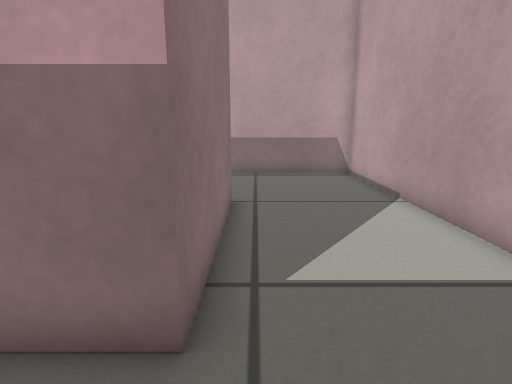
[1] (above)

13 first-person views from a walk through a world built for the Gazebo simulator. The camera is 0.44 m above the floor, tilts 12° down and sees 80° across. The floor is counted in squares, 0.2 m on a side. Each view is taken from the middle of a square. On the plan, view 1 faces up. The plan holds only what a view shows up to about 18 squares ahead; the rest is blank.

[2]
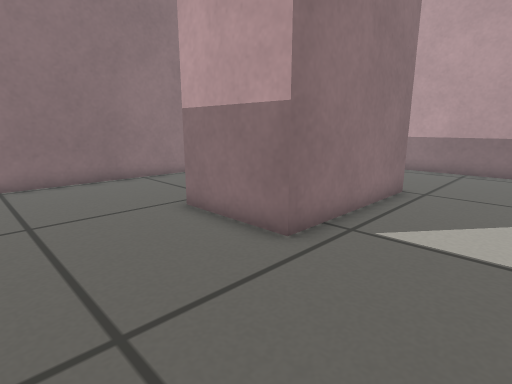

[3]
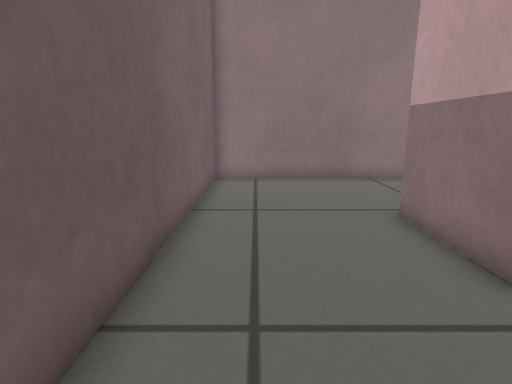

[4]
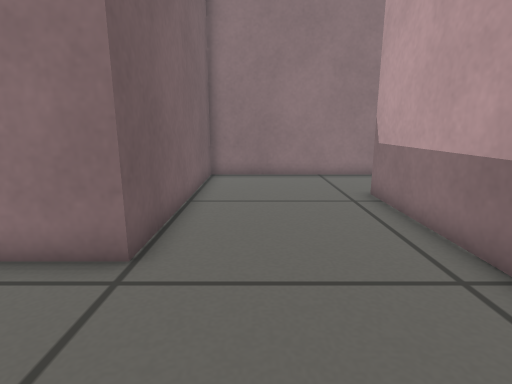

[5]
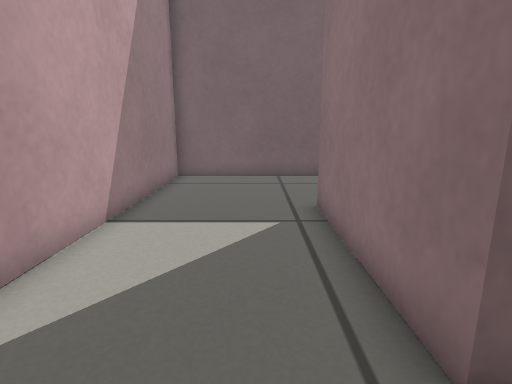

[6]
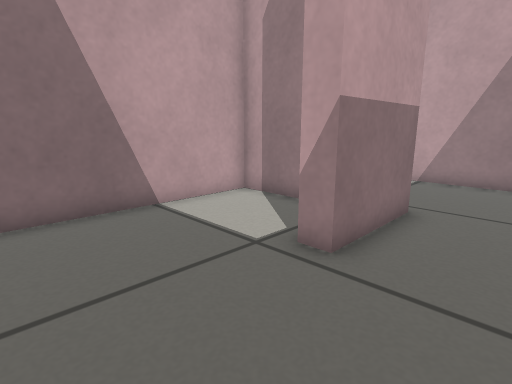

[7]
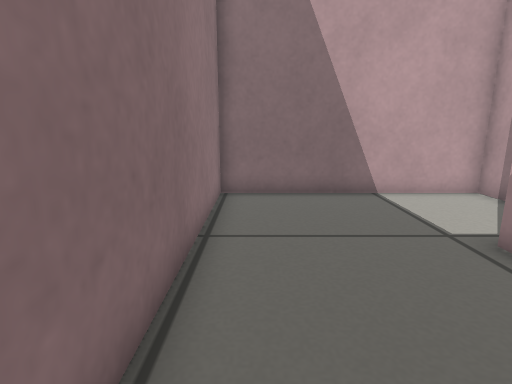

[8]
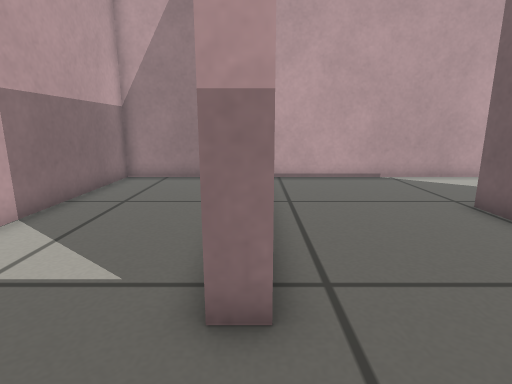

[9]
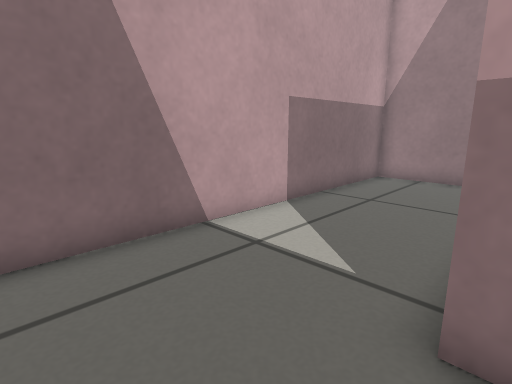

[10]
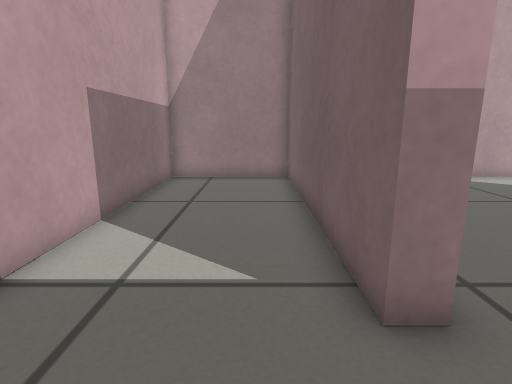

[11]
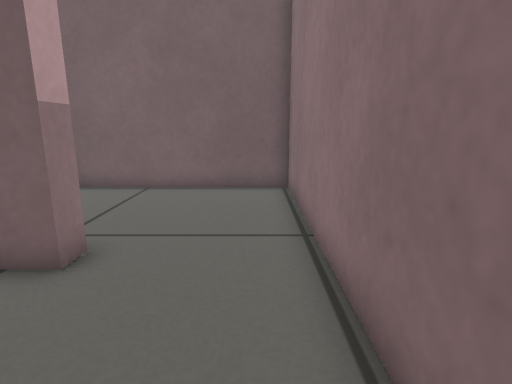

[12]
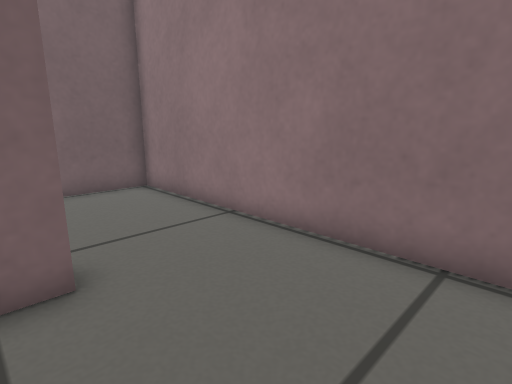

[13]
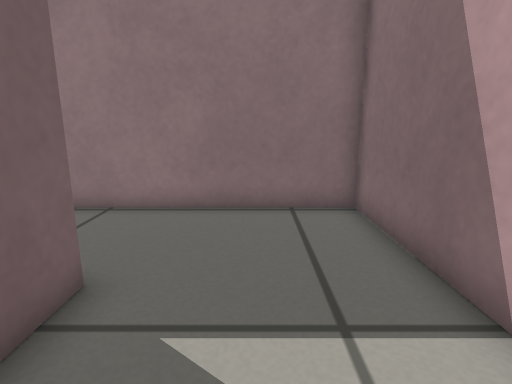

### Floor plan
Points are (right, up) in squares from view 1. A wall is a line through its corners. A room is listed if a view was taken in it or the views show most of it. See-through windows are left out.
Room 1 (views 1, 2, 3, 4, 5, 6, 7)
walls: (-10.2, 3.4) (-10.2, -2.7) (4.6, -2.7) (4.6, 14.8) (-5.9, 14.8); (-10.2, 14.6) (-10.2, 8.9) (-0.7, 8.9) (-0.7, 2.6) (-4.5, 2.6) (-4.5, 3.5)
ways out: opening at (-7.5, 15) to room 2; opening at (-7, 3) to room 3
Room 2 (views 8, 9, 10, 11, 12, 13)
walls: (-5.9, 14.8) (-5.9, 15.6) (4.6, 15.6) (4.6, 20.7) (-10.2, 20.7) (-10.2, 14.6)
ways out: opening at (-7.5, 15) to room 1
Room 3 (no view inside)
walls: (-1.5, 5.6) (-1.5, 8.1) (-10.2, 8.1) (-10.2, 3.4)
ways out: opening at (-7, 3) to room 1

Positions as (right, up) in squares from view 1, and headings:
1: (0, 0), facing up
2: (3, -2), facing up-left
3: (3, -1), facing left
4: (4, 11), facing left
5: (1, 11), facing down
6: (-9, 0), facing up-right
7: (-9, -2), facing up
8: (-9, 15), facing right
9: (-9, 15), facing up-right
10: (-9, 17), facing right
11: (-9, 20), facing down
12: (-5, 20), facing down-left
13: (-2, 18), facing left
